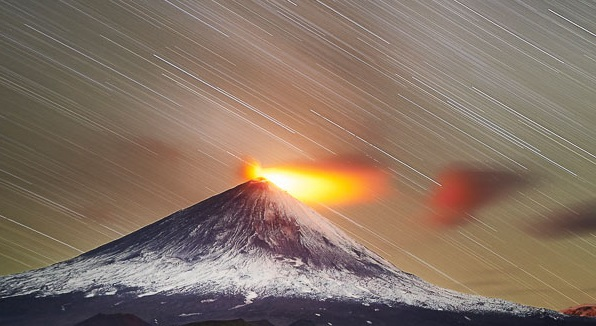
#> input picture 1.jpg, 596 x 326 px
$ python Image_Operations.py
#> lines starting #> are read from the running program, lines starting #| are printed output that depends on the picture; after the words box and inside, x2 and y2 are one past the last pixel; in counts of white or black regions, pixels touching at a corner belong together
import numpy as np
import cv2
import matplotlib.pyplot as plt

img = cv2.imread('1.jpg',cv2.IMREAD_COLOR)
#> img is the input picture: shape (326, 596, 3); mean B, G, R 100.8, 115.2, 134.5

px = img[55,55]
#> px = [77, 89, 95]
img[55,55] = [255,255,255]
#> img: shape (326, 596, 3); under 0.01% of pixels changed, all inside (x1, y1, x2, y2) = (55, 55, 56, 56)

#roi = img[150:300,150:300] = [255,255,255]

mountain = img[150:300,150:350]
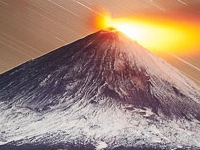
#> mountain: shape (150, 200, 3); mean B, G, R 118.4, 134.4, 162.7
img[:150,:200] = mountain
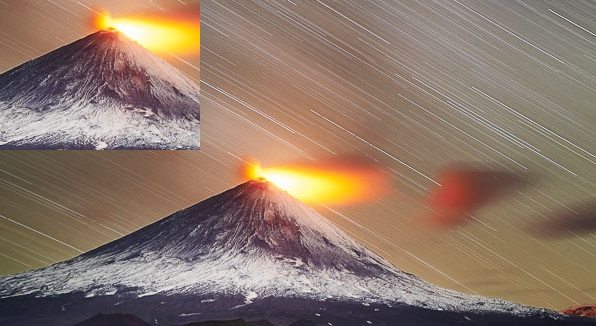
#> img: shape (326, 596, 3); mean B, G, R 105.3, 120.1, 142.1

cv2.imshow('image', img)
cv2.waitKey(0)
cv2.destroyAllWindows()

$ run again, with 2.jpg copied over 1.jpg
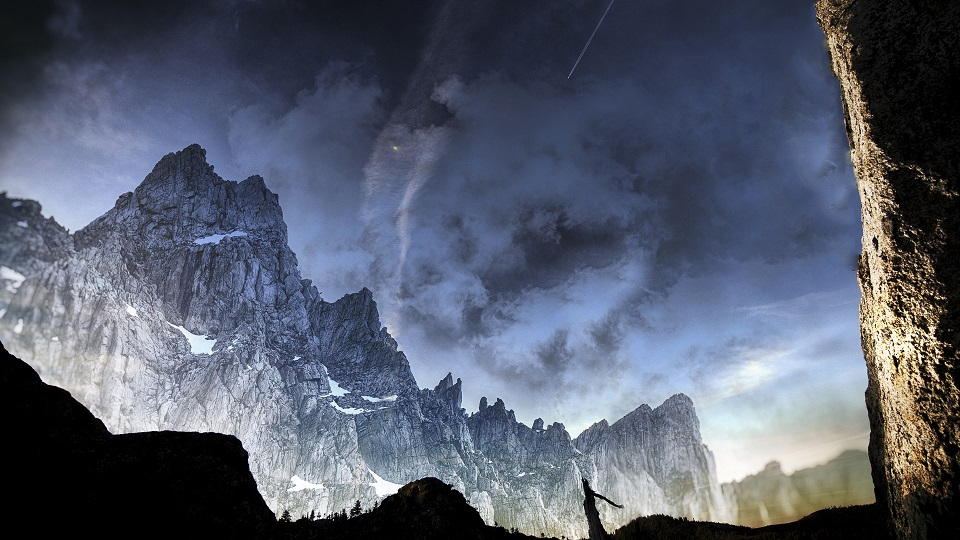
#> input picture 2.jpg, 960 x 540 px
#> img is the input picture: shape (540, 960, 3); mean B, G, R 109.8, 93.3, 86.4
#> px = [56, 45, 41]
#> `mountain = img[150:300,150:350]`:
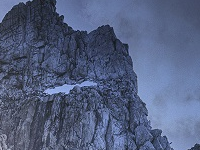
#> mountain: shape (150, 200, 3); mean B, G, R 127, 95.4, 83.2
#> `img[:150,:200] = mountain`:
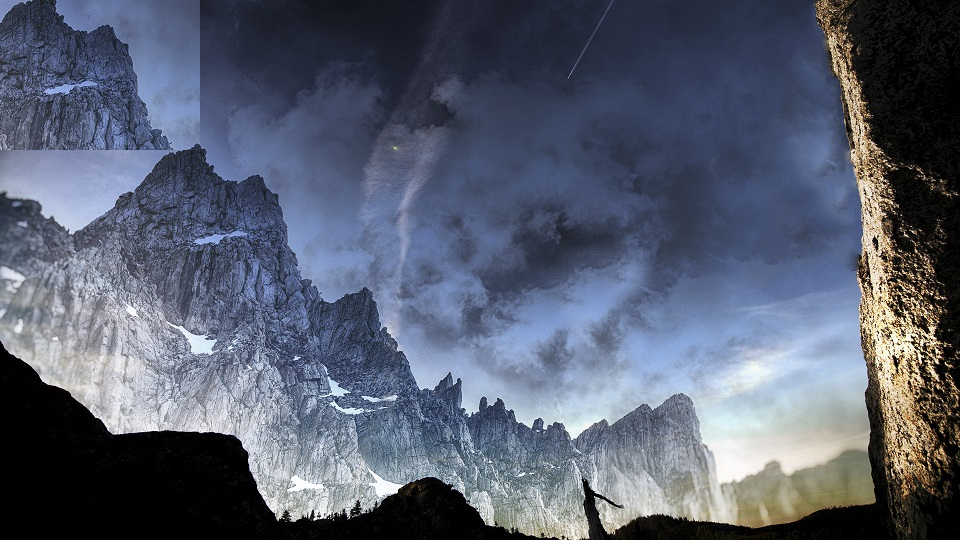
#> img: shape (540, 960, 3); mean B, G, R 111.8, 94.7, 87.5

$ run again, with 5.jpg copied over 1.jpg
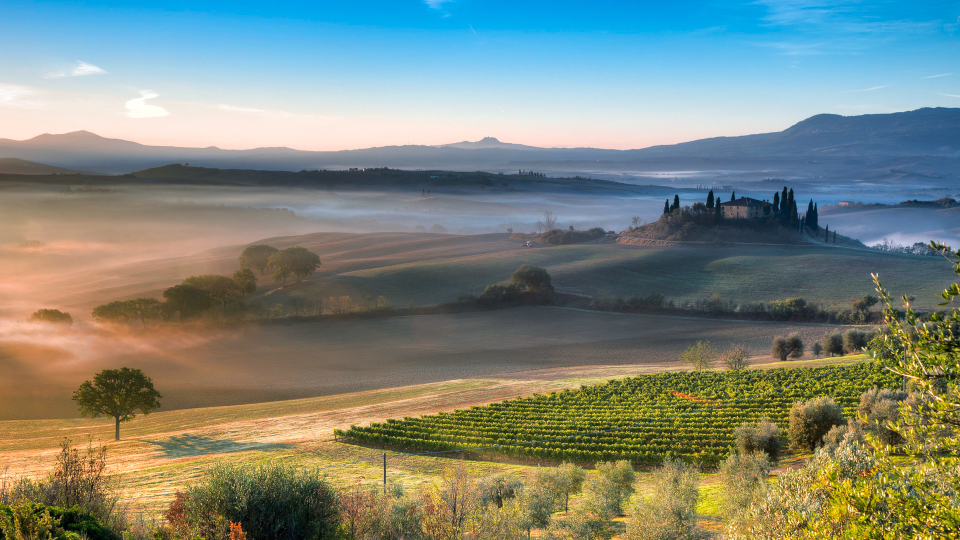
#> input picture 5.jpg, 1920 x 1080 px (shown at 1/2 size)
#> img is the input picture: shape (1080, 1920, 3); mean B, G, R 124.4, 135.1, 125.2
#> px = [231, 184, 103]
#> `mountain = img[150:300,150:350]`:
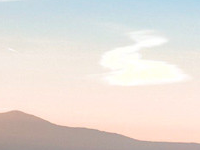
#> mountain: shape (150, 200, 3); mean B, G, R 216.2, 221.9, 229.1
#> `img[:150,:200] = mountain`:
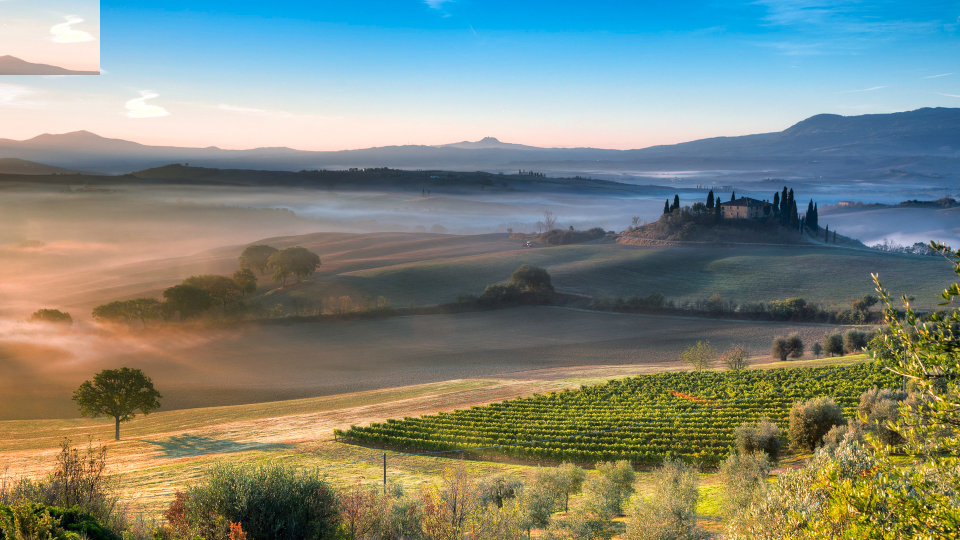
#> img: shape (1080, 1920, 3) (shown at 1/2 size); mean B, G, R 124.2, 135.6, 126.8

$ run again, with 7.jpg copied over 1.jpg
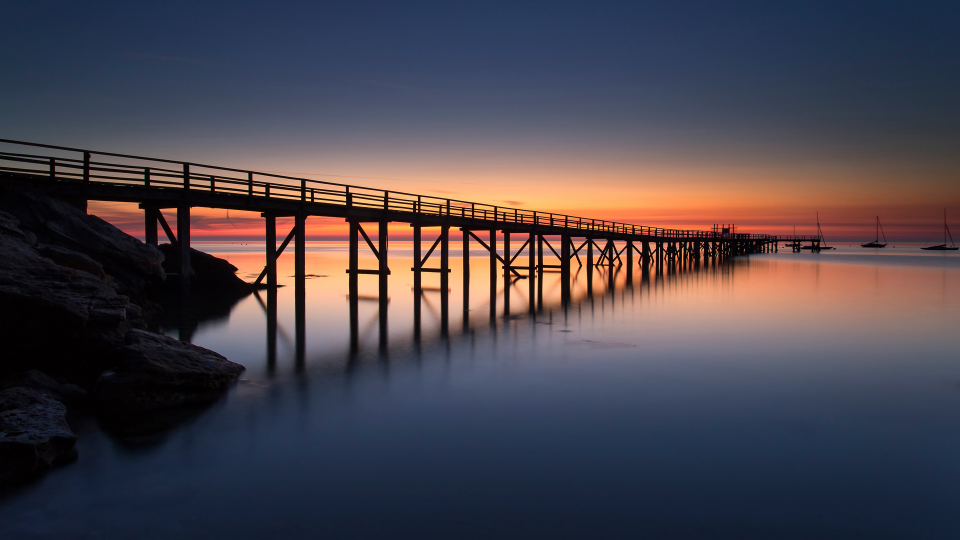
#> input picture 7.jpg, 1920 x 1080 px (shown at 1/2 size)
#> img is the input picture: shape (1080, 1920, 3); mean B, G, R 76.1, 67.6, 74.1
#> px = [70, 44, 27]
#> `mountain = img[150:300,150:350]`:
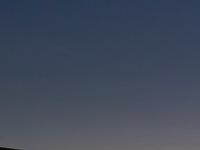
#> mountain: shape (150, 200, 3); mean B, G, R 91.3, 74.2, 65.7
#> `img[:150,:200] = mountain`:
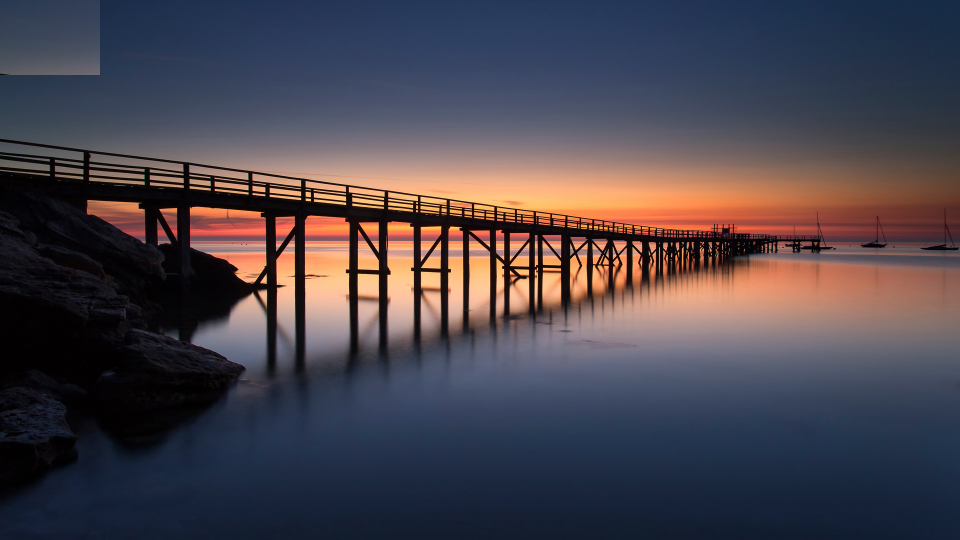
#> img: shape (1080, 1920, 3) (shown at 1/2 size); mean B, G, R 76.4, 67.9, 74.6
